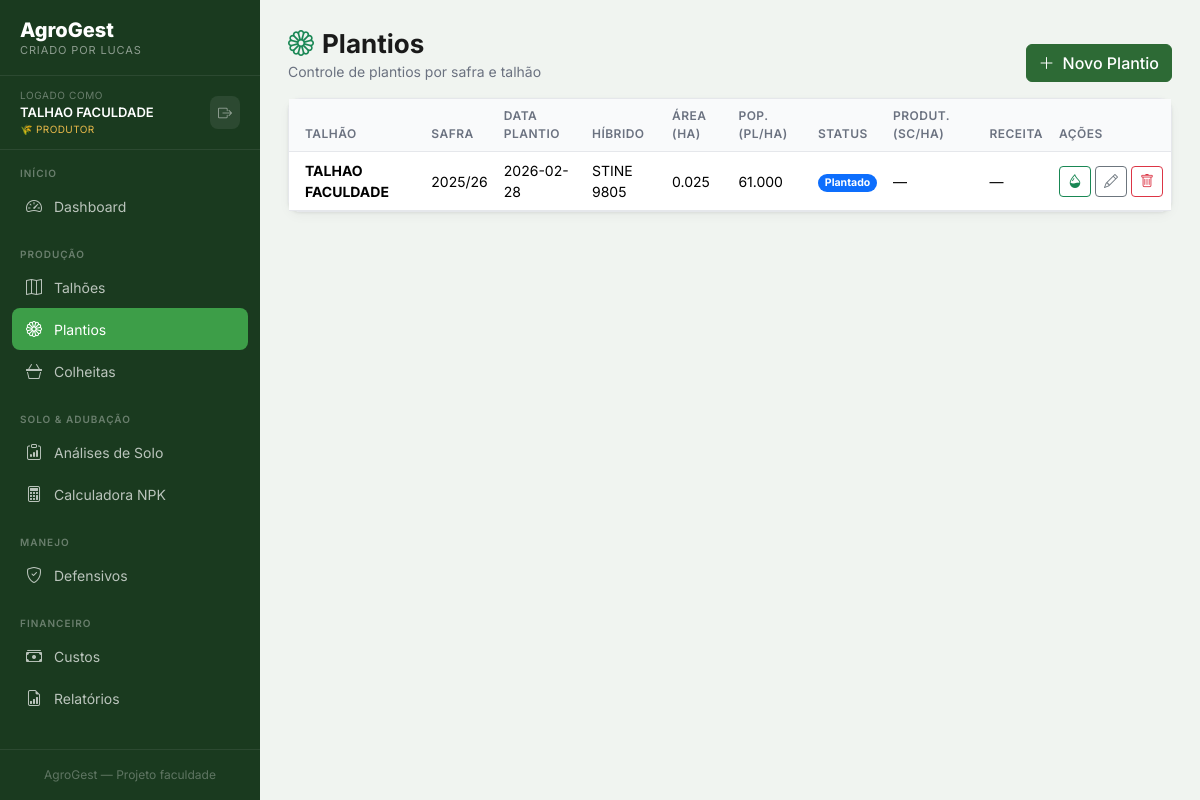
The page /plantio/ (signed in) on the database its author committed.
### tables this page shows
CREATE TABLE talhoes (
    id INTEGER PRIMARY KEY AUTOINCREMENT,
    usuario_id INTEGER NOT NULL,            -- ← isolamento por usuário
    nome TEXT NOT NULL,
    area_ha REAL NOT NULL,
    localizacao TEXT,
    tipo_solo TEXT,
    observacoes TEXT,
    criado_em TIMESTAMP DEFAULT CURRENT_TIMESTAMP,
    FOREIGN KEY (usuario_id) REFERENCES usuarios(id)
);

CREATE TABLE plantios (
    id INTEGER PRIMARY KEY AUTOINCREMENT,
    talhao_id INTEGER NOT NULL,
    safra TEXT NOT NULL,
    data_plantio DATE,
    hibrido TEXT,
    populacao INTEGER,
    area_plantada REAL,
    status TEXT DEFAULT 'planejado',
    observacoes TEXT,
    criado_em TIMESTAMP DEFAULT CURRENT_TIMESTAMP,
    FOREIGN KEY (talhao_id) REFERENCES talhoes(id)
);

### modules/plantio.py (the view)
@plantio_bp.route('/')
@login_required
def index():
    db = get_db()
    plantios = db.execute("""
        SELECT p.*, t.nome as talhao_nome, t.area_ha,
               c.produtividade_scha, c.receita_bruta
        FROM plantios p
        JOIN talhoes t ON t.id = p.talhao_id
        LEFT JOIN colheitas c ON c.plantio_id = p.id
        WHERE t.usuario_id = ?
        ORDER BY p.safra DESC, t.nome
    """, (uid(),)).fetchall()
    return render_template('plantio/index.html', plantios=plantios)

### auth.py (called while the page is built)
def login_required(f):
    @wraps(f)
    def decorated(*args, **kwargs):
        if 'usuario_id' not in session:
            flash('Faça login para continuar.', 'warning')
            return redirect(url_for('auth.login'))
        return f(*args, **kwargs)
    return decorated

### database.py (called while the page is built)
def get_db(app=None):
    from flask import current_app
    if app:
        db = sqlite3.connect(app.config['DATABASE'], detect_types=sqlite3.PARSE_DECLTYPES)
        db.row_factory = sqlite3.Row
        return db
    if 'db' not in g:
        g.db = sqlite3.connect(
            current_app.config['DATABASE'],
            detect_types=sqlite3.PARSE_DECLTYPES
        )
        g.db.row_factory = sqlite3.Row
    return g.db

### modules/plantio.py (called while the page is built)
def uid():
    return session['usuario_id']

### templates/plantio/index.html (shortened to what this page needs)
{% extends "base.html" %}
{% block content %}
<div class="page-header d-flex justify-content-between align-items-center">
    <div>
        <h1 class="page-title">
            <i class="bi bi-flower1 me-2 text-success"></i>Plantios
        </h1>
        <p class="page-subtitle">Controle de plantios por safra e talhão</p>
    </div>
    <a href="{{ url_for('plantio.novo') }}" class="btn btn-primary">
        <i class="bi bi-plus-lg me-2"></i>Novo Plantio
    </a>
</div>
<div class="card">
    <div class="card-body p-0">
        {% if plantios %}
        <div class="table-responsive">
            <table class="table table-hover mb-0">
                <thead>
                    <tr>
                        <th class="ps-3">Talhão</th>
                        <th>Safra</th>
                        <th>Data Plantio</th>
                        <th>Híbrido</th>
                        <th>Área (ha)</th>
                        <th>Pop. (pl/ha)</th>
                        <th>Status</th>
                        <th>Produt. (sc/ha)</th>
                        <th>Receita</th>
                        <th>Ações</th>
                    </tr>
                </thead>
                <tbody>
                    {% for p in plantios %}
                    <tr>
                        <td class="ps-3 fw-bold">
                            {{ p.talhao_nome }}
                        </td>
                        <td>{{ p.safra }}</td>
                        <td>{{ p.data_plantio or '—' }}</td>
                        <td>{{ p.hibrido or '—' }}</td>
                        <td>{{ p.area_plantada or p.area_ha }}</td>
                        <td>
                            {{ "{:,}".format(p.populacao).replace(",",".") if p.populacao else '—' }}
                        </td>
                        <td>
                            <span class="badge rounded-pill
                                {% if p.status == 'colhido' %}bg-success
                                {% elif p.status == 'plantado' %}bg-primary
                                {% elif p.status == 'emergencia' %}bg-info
                                {% elif p.status == 'vegetativo' %}bg-success
                                {% else %}bg-secondary{% endif %}">
                                {{ p.status|title }}
                            </span>
                        </td>
                        <td>
                            {{ "%.1f"|format(p.produtividade_scha) if p.produtividade_scha else '—' }}
                        </td>
                        <td>
                            {{ 'R$ '+"%.0f"|format(p.receita_bruta) if p.receita_bruta else '—' }}
                        </td>
                        <td>
                            <div class="d-flex gap-1">
                                <a href="{{ url_for('plantio.adubacoes', id=p.id) }}"
                                   class="btn btn-sm btn-outline-success"
                                   title="Aplicações">
                                    <i class="bi bi-droplet-half"></i>
                                </a>
                                <a href="{{ url_for('plantio.editar', id=p.id) }}"
                                   class="btn btn-sm btn-outline-secondary"
                                   title="Editar">
                                    <i class="bi bi-pencil"></i>
                                </a>
                                <form method="POST"
                                      action="{{ url_for('plantio.deletar', id=p.id) }}"
                                      onsubmit="return confirm('Tem certeza que deseja remover este plantio?');">
                                    <button type="submit"
                                            class="btn btn-sm btn-outline-danger"
                                            title="Remover plantio">
                                        <i class="bi bi-trash"></i>
                                    </button>
                                </form>
                            </div>
                        </td>
                    </tr>
                    {% endfor %}
                </tbody>
            </table>
        </div>
        {% endif %}
    </div>
</div>
{% endblock %}

### templates/base.html (shortened to what this page needs)
<!DOCTYPE html>
<html lang="pt-BR">
<head>
    <link href="https://cdnjs.cloudflare.com/ajax/libs/bootstrap/5.3.2/css/bootstrap.min.css" rel="stylesheet">
    <link href="https://cdnjs.cloudflare.com/ajax/libs/bootstrap-icons/1.11.3/font/bootstrap-icons.min.css" rel="stylesheet">
</head>
<body>
<nav class="sidebar">
    <a class="sidebar-brand" href="{{ url_for('dashboard.index') }}">
        <div class="brand-name">AgroGest</div>
        <div class="brand-sub">Criado por Lucas</div>
    </a>
    <div class="sidebar-user">
        <div class="sidebar-user-info">
            <div class="sidebar-user-label">Logado como</div>
            <div class="sidebar-user-name">{{ session.get('usuario_nome', 'Usuário') }}</div>
            <div class="sidebar-user-tipo">
                {% if session.get('usuario_tipo') == 'admin' %}
                    ⭐ Administrador
                {% else %}
                    🌾 Produtor
                {% endif %}
            </div>
        </div>
        <a href="{{ url_for('auth.logout') }}" class="btn-logout-sidebar" title="Sair">
            <i class="bi bi-box-arrow-right"></i>
        </a>
    </div>
    <div class="nav-section">
        <div class="nav-section-label">Início</div>
        <a class="nav-link {% if request.endpoint == 'dashboard.index' %}active{% endif %}"
           href="{{ url_for('dashboard.index') }}">
            <i class="bi bi-speedometer2"></i> Dashboard
        </a>
    </div>
    <div class="nav-section">
        <div class="nav-section-label">Produção</div>
        <a class="nav-link {% if 'talhoes' in request.endpoint %}active{% endif %}"
           href="{{ url_for('talhoes.index') }}">
            <i class="bi bi-map"></i> Talhões
        </a>
        <a class="nav-link {% if 'plantio' in request.endpoint %}active{% endif %}"
           href="{{ url_for('plantio.index') }}">
            <i class="bi bi-flower1"></i> Plantios
        </a>
        <a class="nav-link {% if 'colheita' in request.endpoint %}active{% endif %}"
           href="{{ url_for('colheita.index') }}">
            <i class="bi bi-basket3"></i> Colheitas
        </a>
    </div>
    <div class="nav-section">
        <div class="nav-section-label">Solo & Adubação</div>
        <a class="nav-link {% if 'analises' in request.endpoint %}active{% endif %}"
           href="{{ url_for('adubacao.analises') }}">
            <i class="bi bi-clipboard-data"></i> Análises de Solo
        </a>
        <a class="nav-link {% if 'recomendac' in request.endpoint %}active{% endif %}"
           href="{{ url_for('adubacao.recomendacoes') }}">
            <i class="bi bi-calculator"></i> Calculadora NPK
        </a>
    </div>
    <div class="nav-section">
        <div class="nav-section-label">Manejo</div>
        <a class="nav-link {% if 'defensivos' in request.endpoint %}active{% endif %}"
           href="{{ url_for('defensivos.index') }}">
            <i class="bi bi-shield-check"></i> Defensivos
        </a>
    </div>
    <div class="nav-section">
        <div class="nav-section-label">Financeiro</div>
        <a class="nav-link {% if 'custos' in request.endpoint %}active{% endif %}"
           href="{{ url_for('custos.index') }}">
            <i class="bi bi-cash-stack"></i> Custos
        </a>
        <a class="nav-link {% if 'relatorios' in request.endpoint %}active{% endif %}"
           href="{{ url_for('relatorios.index') }}">
            <i class="bi bi-file-earmark-bar-graph"></i> Relatórios
        </a>
    </div>
    <div class="sidebar-footer">
        AgroGest &mdash; Projeto faculdade
    </div>
</nav>
<main class="main-wrapper">
    {% block content %}{% endblock %}
</main>
</body>
</html>

### templates/base.html (style rules this page uses)
:root { --green-deep: #1a3a1f; --green-mid: #2d6a35; --green-bright: #3d9e48; --green-light: #6abf71; --gold: #e8b94a; --gold-light: #f5d87a; --cream: #faf7f0; --soil: #6b4423; --soil-light: #a0714f; --text-dark: #1a1a1a; --text-muted: #6b7280; --border: #e5e7eb; --shadow: 0 1px 3px rgba(0,0,0,.08), 0 4px 12px rgba(0,0,0,.04); --shadow-lg: 0 8px 24px rgba(0,0,0,.10); --radius: 12px; --bottom-nav-h: 64px; }
* { box-sizing: border-box; }
body { font-family: 'Inter', sans-serif; background: #f0f4f0; color: var(--text-dark); min-height: 100vh; }
.sidebar { width: 260px; min-height: 100vh; background: var(--green-deep); position: fixed; top: 0; left: 0; z-index: 1000; display: flex; flex-direction: column; overflow-y: auto; }
.sidebar-brand { padding: 20px 20px 16px; border-bottom: 1px solid rgba(255,255,255,.08); text-decoration: none; display: block; }
.brand-name { font-weight: 800; font-size: 20px; color: #fff; line-height: 1; }
.brand-sub { font-size: 11px; color: rgba(255,255,255,.5); text-transform: uppercase; letter-spacing: .08em; margin-top: 2px; }
.sidebar-user { padding: 12px 20px; border-bottom: 1px solid rgba(255,255,255,.08); display: flex; align-items: center; justify-content: space-between; gap: 8px; }
.sidebar-user-info { flex: 1; min-width: 0; }
.sidebar-user-label { font-size: 10px; color: rgba(255,255,255,.35); text-transform: uppercase; letter-spacing: .06em; }
.sidebar-user-name { font-size: 13px; font-weight: 600; color: #fff; white-space: nowrap; overflow: hidden; text-overflow: ellipsis; }
.sidebar-user-tipo { font-size: 10px; color: var(--gold); text-transform: uppercase; letter-spacing: .04em; }
.btn-logout-sidebar { background: rgba(255,255,255,.08); border: none; border-radius: 8px; color: rgba(255,255,255,.5); padding: 6px 8px; font-size: 14px; cursor: pointer; transition: all .15s; text-decoration: none; display: flex; align-items: center; }
.nav-section { padding: 16px 12px 4px; }
.nav-section-label { font-size: 10px; font-weight: 600; text-transform: uppercase; letter-spacing: .1em; color: rgba(255,255,255,.35); padding: 0 8px; margin-bottom: 4px; }
.sidebar .nav-link { display: flex; align-items: center; gap: 10px; padding: 9px 12px; border-radius: 8px; color: rgba(255,255,255,.7); font-size: 14px; font-weight: 400; text-decoration: none; transition: all .15s; }
.sidebar .nav-link.active { background: var(--green-bright); color: #fff; }
.sidebar .nav-link i { font-size: 16px; width: 20px; text-align: center; }
.sidebar-footer { margin-top: auto; padding: 16px; border-top: 1px solid rgba(255,255,255,.08); font-size: 12px; color: rgba(255,255,255,.3); text-align: center; }
.main-wrapper { margin-left: 260px; padding: 28px; min-height: 100vh; }
.page-title { font-weight: 700; font-size: 26px; color: var(--text-dark); margin: 0; }
.page-subtitle { color: var(--text-muted); font-size: 14px; margin-top: 2px; }
.card { background: #fff; border: 1px solid var(--border); border-radius: var(--radius); box-shadow: var(--shadow); }
.table { font-size: 14px; }
.table th { font-weight: 600; font-size: 12px; text-transform: uppercase; letter-spacing: .04em; color: var(--text-muted); background: #f9fafb; border-bottom: 1px solid var(--border); }
.table td { vertical-align: middle; border-color: var(--border); }
.btn-primary { background: var(--green-mid); border-color: var(--green-mid); font-weight: 500; }

### rows shown on the page
talhoes: get "TALHAO FACULDADE"
plantios: talhao_nome "TALHAO FACULDADE", safra "2025/26", data_plantio "2026-02-28", hibrido "STINE 9805", area_plantada "0.025", populacao "61.000", status "Plantado", produtividade_scha "—", receita_bruta "—"
